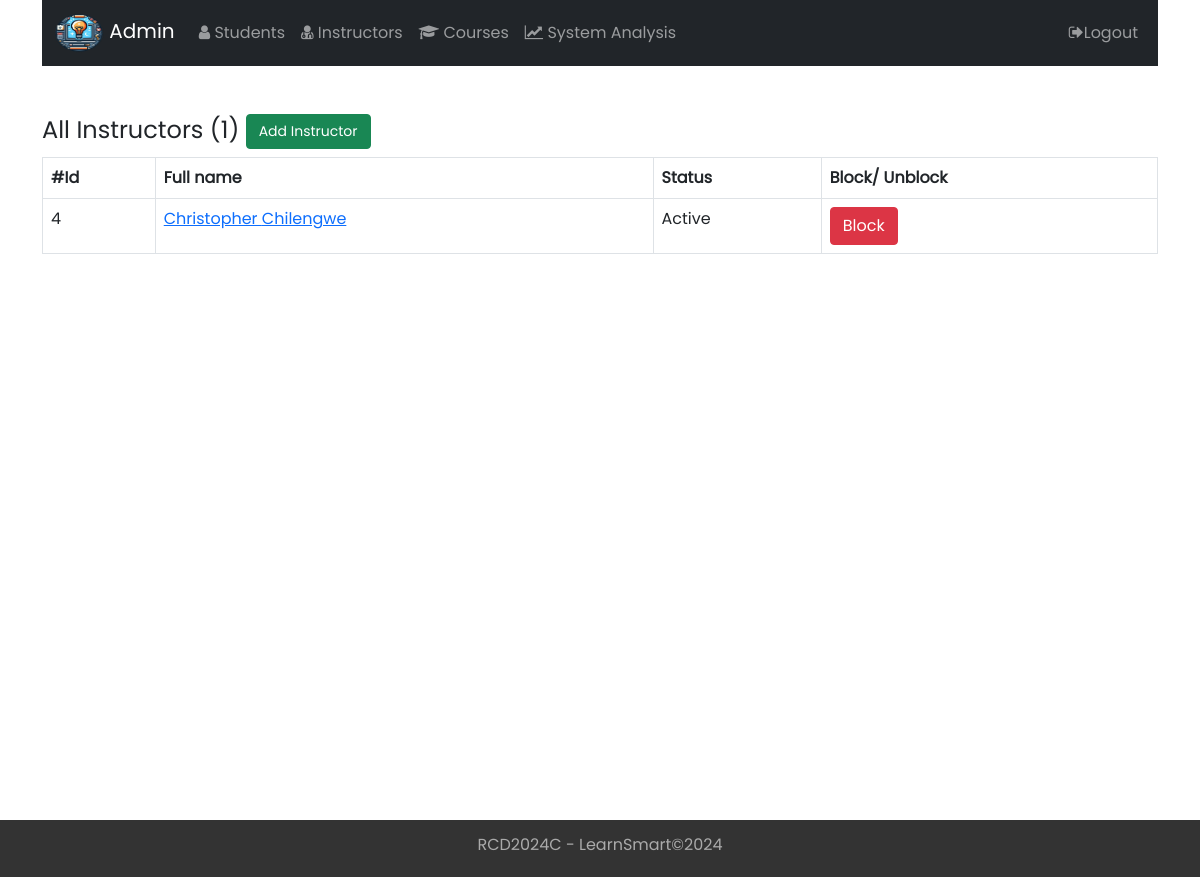
Page /Admin/Instructors.php (signed in) on the committed database.
### tables this page shows
CREATE TABLE `instructor` (
  `instructor_id` int(11) NOT NULL,
  `username` varchar(255) NOT NULL,
  `password` varchar(1023) NOT NULL,
  `first_name` varchar(255) NOT NULL,
  `last_name` varchar(255) NOT NULL,
  `email` varchar(255) NOT NULL,
  `date_of_birth` date NOT NULL,
  `date_of_joined` date NOT NULL,
  `status` enum('Active','Not Active') NOT NULL DEFAULT 'Active',
  `profile_img` varchar(255) NOT NULL DEFAULT 'default.jpg'
);

### Controller/Admin/Instructor.php (called while the page is built, shortened)
<?php
include "../Models/Instructor.php";
function getSomeInstructors($offset, $num){
	$db = new Database();
      $db_conn = $db->connect();
	$student_models = new Instructor($db_conn);
	$data = $student_models->getSome($offset, $num);
	return $data;
}
function getCount(){
	$db = new Database();
      $db_conn = $db->connect();
	$student_models = new Instructor($db_conn);
	$res = $student_models->count();
	return $res;
}

### Models/Instructor.php (called while the page is built, shortened)
<?php
class Instructor{
   private $table_name;
   private $conn;
   function __construct($db_conn){
     $this->conn = $db_conn;
     $this->table_name = "instructor";
   }
   function count(){
      try {
          $sql = 'SELECT instructor_id FROM '. $this->table_name;
          $stmt = $this->conn->prepare($sql);
          $res = $stmt->execute();
          return $stmt->rowCount();
       }catch(PDOException $e){
           return 0;
       }
   }
   function getSome($offset, $num){
      try {
          $sql = 'SELECT * FROM '. $this->table_name .' LIMIT :offset, :l';
          $stmt = $this->conn->prepare($sql);
          $stmt->bindParam(':offset', $offset, PDO::PARAM_INT);
          $stmt->bindParam(':l', $num, PDO::PARAM_INT);
           $stmt->execute();
          if($stmt->rowCount() > 0) {
               $users = $stmt->fetchAll();
               return $users;
         }else return 0;
       }catch(PDOException $e){
           return 0;
       }
   }
}

### Admin/Instructors.php (the view, shortened to what this page needs)
<?php
if (isset($_SESSION['username']) &&
    isset($_SESSION['admin_id'])) {
    include "../Controller/Admin/Instructor.php";
    $row_count = getCount();
    $page = 1;
    $row_num = 5;
    $offset = 0;
    $last_page = ceil($row_count / $row_num);
    $instructors = getSomeInstructors($offset, $row_num);
    include "inc/Header.php";
?>
<div class="container">
  <?php include "inc/NavBar.php"; ?>
  <div class="list-table pt-5">
  <?php if ($instructors) { ?>
  <h4>All Instructors (<?=$row_count?>) <a class="btn btn-success md-btn" href="Instructor-add.php">Add Instructor</a></h4>
  <table class="table table-bordered">
      <tr>
        <th>#Id</th>
        <th>Full name</th>
        <th>Status</th>
        <th>Block/ Unblock</th>
      </tr>
      <?php foreach ($instructors as $instructor) {?>
      <tr>
      <td><?=$instructor["instructor_id"]?></td>
       <td><a href="instructor.php?instructor_id=<?=$instructor["instructor_id"]?>"><?=$instructor["first_name"]?> <?=$instructor["last_name"]?></a></td>
       <td class="status"> <?=$instructor["status"]?></td>
       <td class="action_btn">
        <?php
        $instructor_id = $instructor["instructor_id"];
        $text_temp = $instructor["status"] == "Active" ? "Block": "Unblock";
        ?>
        <a href="javascript:void()"
           onclick="ChangeStatus(this, <?=$instructor_id?>)"
           class="btn btn-danger"><?=$text_temp?></a>
       </td>
      </tr>
      <?php } ?>
  </table>
  <?php if ($last_page > 1 ) { ?>
  <div class="d-flex justify-content-center mt-3 border">
      <?php
            $prev = 1;
            $next = 1;
            $next_btn = true;
            $prev_btn = true;
            if($page <= 1) $prev_btn = false;
            if($last_page ==  $page) $next_btn = false;
            if($page > 1) $prev = $page - 1;
            if($page < $last_page) $next = $page + 1;
            if ($prev_btn){
            ?>
            <a href="index.php?page=<?=$prev?>" class="btn btn-secondary m-2">Prev</a>
           <?php }else { ?>
            <a href="#" class="btn btn-secondary m-2 disabled">Prev</a>
           <?php
           }
           $push_mid = $page;
           if ($page >= 2)  $push_mid = $page - 1;
           if ($page > 3)  $push_mid = $page - 3;
           for($i = $push_mid; $i < 5 + $page; $i++){
            if($i == $page){ ?>
             <a href="index.php?page=<?=$i?>" class="btn btn-success m-2"><?=$i?></a>
           <?php }else{ ?>
             <a href="index.php?page=<?=$i?>" class="btn btn-secondary m-2"><?=$i?></a>
           <?php }
           if($last_page <= $i)break;
            }
            if($next_btn){
            ?>
            <a href="index.php?page=<?=$next?>" class="btn btn-secondary m-2">Next</a>
        <?php }else { ?>
           <a href="#" class="btn btn-secondary m-2 disabled" des>Next</a>
        <?php } ?>
  </div>
  <?php }}else { ?>
    <div class="alert alert-info" role="alert">
      0 instructors record found in the database
</div>
  <?php } ?>
  </div>
</div>
<?php include "inc/Footer.php"; ?>
<?php
 }else {
$em = "First login ";
Util::redirect("../login.php", "error", $em);
} ?>

### Assets/css/style.css (style rules this page uses)
* { padding: 0; margin: 0; font-family: Poppins, sans-serif; }
.container { min-height: 90vh; }
.md-btn { font-size: 14px !important; }

### rows in the picture
instructor: instructor_id "4", first_name "Christopher", last_name "Chilengwe", status "Active", status "Block"

### other values in the picture
$row_count "1"
